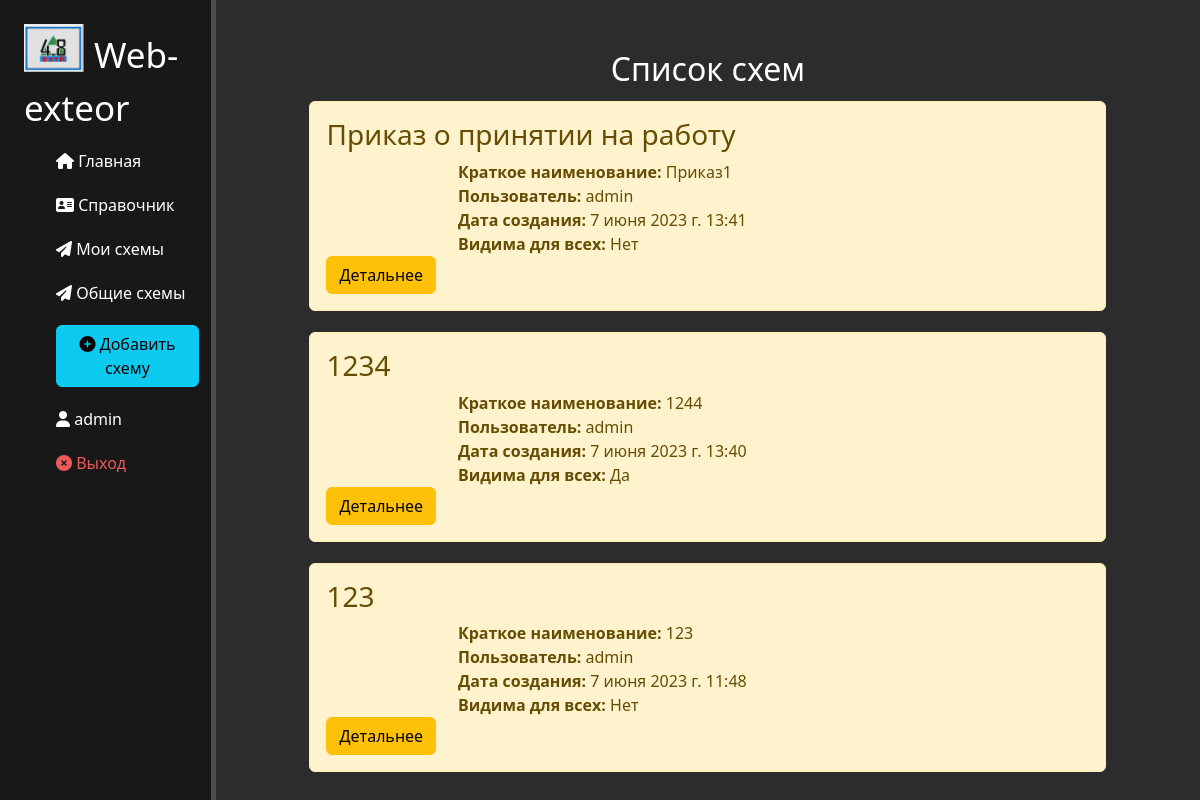
The page /exteor/schemas (signed in) on the database its author committed.
### exteor/models.py (models this page shows, shortened)
class Exteors(models.Model):
    name = models.CharField('Пользователь', max_length=50)
    common = models.BooleanField('Общая', default=False)
    schema = models.CharField('Название', max_length=200)
    alias = models.CharField('Краткое название', blank=True, max_length=50)
    date_create = models.DateTimeField('Дата создания', auto_now_add=True)
    date_update = models.DateTimeField('Дата изменения', auto_now=True)
    json_file = models.JSONField('Схема', null=True)
    class Meta:
        verbose_name = 'Схема'
        verbose_name_plural = 'Схемы'
        unique_together = ('name', 'schema')

### exteor/views.py (the view)
# urls.py: path('schemas', views.schemas_home, name='exteor-schemas'),
@login_required
def schemas_home(request):
    schemas = Exteors.objects.filter(name=request.user).order_by('-date_update', 'schema')
    return render(request, 'exteor/schemas-home.html', {'schemas': schemas})

### exteor/templates/exteor/schemas-home.html (shortened to what this page needs)
{% extends 'main/layout.html' %}
{% block content %}
    <div class="features">
        <h2>Список схем</h2>
        {% if schemas %}
            {% for i in schemas %}
            <div class = "alert alert-warning">
                <h3>{{i.schema}}</h3>
                <p><b>Краткое наименование:</b> {{i.alias}}</p>
                <p><b>Пользователь:</b> {{i.name}}</p>
                <p><b>Дата создания:</b> {{i.date_create}}</p>
                <p><b>Видима для всех:</b>
                    {% if i.common == True %}
                        Да
                    {% else %}
                        Нет
                    {% endif %}
                    </p>
                <a href="{% url 'schema-detail' i.id %}" class = 'btn btn-warning'>Детальнее</a>
            </div>
            {% endfor %}
        {% else %}
            <p>У вас нет записей!</p>
        {% endif %}
    </div>
{% endblock %}

### main/templates/main/layout.html (shortened to what this page needs)
{% load static %}
<!doctype html>
<html lang="en">
<head>
    <link rel="stylesheet" href="https://cdn.jsdelivr.net/npm/bootstrap@5.2.2/dist/css/bootstrap.min.css">
    <link rel="stylesheet" href="{% static 'main/css/main.css' %}">
    <link rel="stylesheet" href="https://use.fontawesome.com/releases/v6.2.0/css/all.css">
</head>
<body>
    <div class = even_h>
        <aside>
        <img src="{% static 'main/img/ext_logo.png' %}" alt="Logo">
        <span class="logo">Web-exteor</span>
        <ul>
            <a href="{% url 'home' %}"><li><i class="fas fa-home"></i> Главная</li></a>
            <a href="{% url 'directory' %}"><li><i class="fas fa-address-card"></i> Справочник</li></a>
            {% if user.is_authenticated %}
            <a href="{% url 'exteor-schemas' %}"><li><i class="fas fa-paper-plane"></i> Мои схемы </li></a>
            {% endif %}
            <a href="{% url 'exteor-schemas-common' %}"><li><i class="fas fa-paper-plane"></i> Общие схемы </li></a>
            {% if user.is_authenticated %}
                <a href="{% url 'schema-create' %}"><li><button class="btn btn-info"><i class="fas fa-plus-circle"></i> Добавить схему</button></li></a>
                <li><i class="fa-sharp fa-solid fa-user"></i> {{ user.get_username }}</li>
                <li><a href="{% url 'logout'%}?next={{request.path}}"><i class="fa-sharp fa-solid fa-circle-xmark"></i> Выход</a></li>
            {% else %}
                <li><a href="{% url 'login'%}?next={{request.path}}"><i class="fa-sharp fa-solid fa-play"></i> Войти</a></li>
            {% endif %}
        </ul>
        </aside>
        <main>
        {% block content %}
        {% endblock %}
        </main>
    </div>
</body>
</html>

### main/static/main/css/main.css (style rules this page uses)
body { background: #2c2c2c; }
.even_h { display: flex; min-height: 100vh; }
aside { float: left; background: #181818; width: 18%; padding: 2% 1% 2% 2%; color: #fff; border-right: 5px solid #4d4d4d }
aside img { width: 60px; float: left }
aside .logo { font-size: 35px; margin-left:10px; position: relative; top: 5px; }
aside ul { list-style: none; }
aside ul li { color: #fff; display: black; margin-top: 20px; transition: transform .6s ease; }
aside ul li:hover, aside ul a:hover, aside ul a:visited, aside ul a:link { text-decoration: none; color: #eb5959; transform: scale(1.05); }
aside .user ul li:hover, aside ul a:hover, aside ul a:visited, aside ul a:link { text-decoration: none; color: #eb5959; transform: scale(1.05); }
main { width: 82%; }
main .features { float: left; color: #fff; margin-top: 50px; text-align: center; width: 90%; margin-left: 5%; }
main .features p { max-width: 500px; margin: 0px auto }
.alert-warning { float: left; clear: both; width: 90%; margin-left: 5%; margin-top: 5px; text-align: left; }

### rows shown on the page
Exteors: schema "Приказ о принятии на работу", alias "Приказ1", name "admin", date_create "7 июня 2023 г. 13:41", common "Нет"
Exteors: schema "1234", alias "1244", name "admin", date_create "7 июня 2023 г. 13:40", common "Да"
Exteors: schema "123", alias "123", name "admin", date_create "7 июня 2023 г. 11:48", common "Нет"

### other values the page prints
{{ user.get_username }} "admin"
